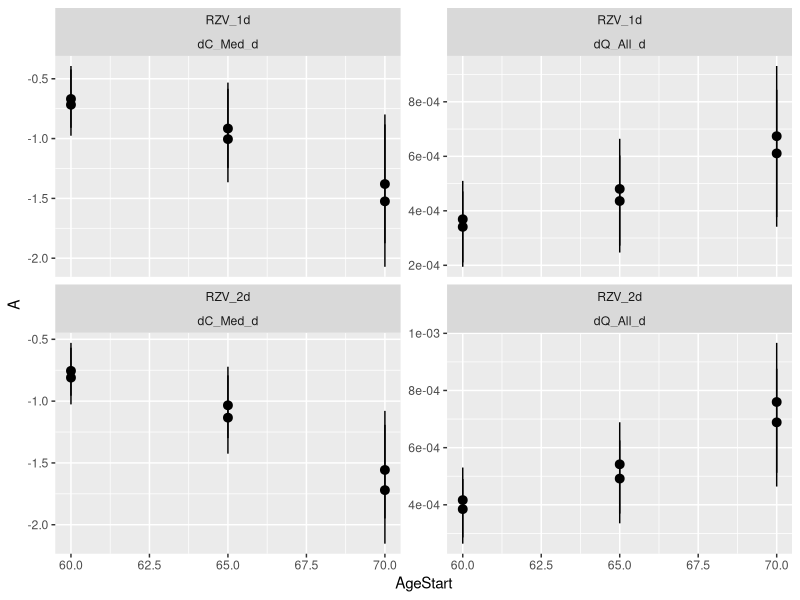
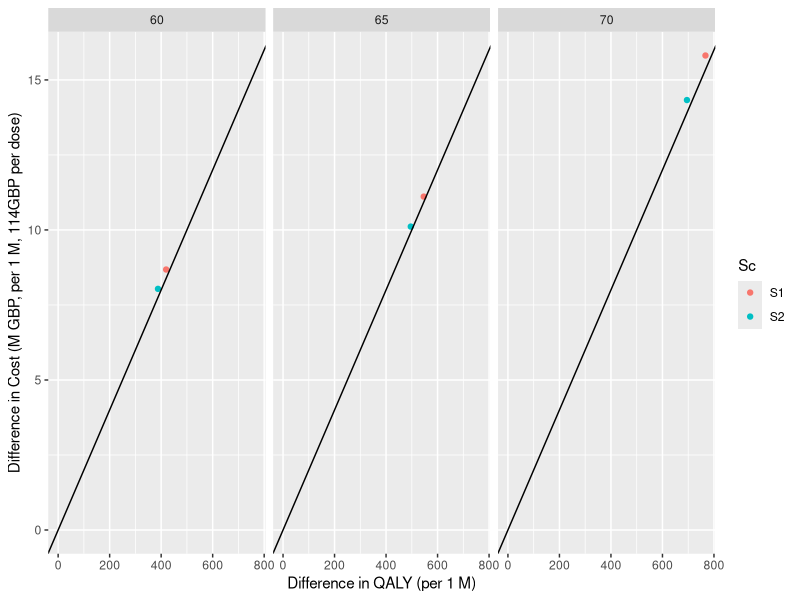

Reproduce these figures in R, in order.
library(tidyverse)


# ps <- 1 - exp(coef(summary(fit))[, 1])
# tibble(var = names(ps), p = ps) %>% 
#   pivot_wider(names_from = var, values_from = p) %>% 
#   pivot_longer(-Q, names_pattern = "Cohort(\\S+)_(Q[1-4])_(65|70)", names_to = c("Year", "QU", "Age0")) %>% 
#   group_by(Year, Age0) %>% 
#   summarise(mean(value))
# Year  Age0  `mean(value)`
# <chr> <chr>         <dbl>
# 23/24 65            0.165
# 23/24 70            0.290
# 24/25 65            0.101
# 24/25 70            0.204

# ZosterVax 2018 - 2022
p0y_zvl <- 0.48
pty_zvl <- 0.136

p0q_65 <- 0.101
p0q_70 <- 0.204
ptq_rzv <- 0.07243710

ptq_zvl <- 0.1000767


mean(1 - (1 - ptq_rzv) ^ (0:3) * (1 - p0q_65))
1 - (1 - ptq_rzv) ^ 3 * (1 - p0q_65)


mean(1 - (1 - ptq_rzv) ^ (0:3) * (1 - p0q_70))
1 - (1 - ptq_rzv) ^ 3 * (1 - p0q_70)


stats_uv <- read_csv(here::here("data", "stats_uv_ce.csv")) %>% 
  select(Age0, Arm, Index, A:U)


simulate_uptake <- function(age0, age1, year0 = 2024, p0, ptq, pty, mode = c("AC", "Cohort")) {
  mode <- match.arg(mode)
  
  sims <- crossing(Age = age0:(age1 - 1), Q = 1:4) %>% 
    mutate(
      YearMea = year0 + (Age - age0) + 1,
      p_uptake = c(p0, rep(ptq, 3), rep(1 - (1 - pty) ^ 0.25, n() - 4)),
      Vac = 1 - cumprod(1 - p_uptake),
      NewVac = diff(c(0, Vac))
    ) %>% 
    summarise(
      Age0 = min(Age),
      Age = min(Age) + 1,
      Vac = Vac[n()],
      NewVac = sum(NewVac),
      .by = "YearMea"
    )
  
  return(sims)
}


sims_60_s1 <- simulate_uptake(age0 = 60, age1 = 80, p0 = p0q_65, ptq = ptq_rzv, pty = pty_zvl) %>% mutate(AgeStart = 60, Sc = "S1")
sims_60_s2 <- simulate_uptake(age0 = 60, age1 = 80, p0 = p0q_65, ptq = ptq_rzv, pty = pty_zvl * ptq_rzv / ptq_zvl) %>% mutate(AgeStart = 60, Sc = "S2")

sims_65_s1 <- simulate_uptake(age0 = 65, age1 = 80, p0 = p0q_65, ptq = ptq_rzv, pty = pty_zvl) %>% mutate(AgeStart = 65, Sc = "S1")
sims_65_s2 <- simulate_uptake(age0 = 65, age1 = 80, p0 = p0q_65, ptq = ptq_rzv, pty = pty_zvl * ptq_rzv / ptq_zvl) %>% mutate(AgeStart = 65, Sc = "S2")

sims_70_s1 <- simulate_uptake(age0 = 70, age1 = 80, p0 = p0q_70, ptq = ptq_rzv, pty = pty_zvl) %>% mutate(AgeStart = 70, Sc = "S1")
sims_70_s2 <- simulate_uptake(age0 = 70, age1 = 80, p0 = p0q_70, ptq = ptq_rzv, pty = pty_zvl * ptq_rzv / ptq_zvl) %>% mutate(AgeStart = 70, Sc = "S2")


ces <- lapply(
  list(sims_60_s1, sims_60_s2, sims_65_s1, sims_65_s2, sims_70_s1, sims_70_s2),
  function(sims) {
    sims %>% 
      left_join(stats_uv, by = "Age0") %>% 
      mutate(dis = exp(-0.035 * (YearMea - 2025))) %>% 
      summarise(
        across(A:U, \(x) mean(x * NewVac * dis)),
        .by = c("AgeStart", "Sc", "Arm", "Index")
      )
  }
) %>% 
  bind_rows()




ces %>% 
  filter(Index %in% c("dC_Med_d", "dQ_All_d")) %>% 
  ggplot() + 
  geom_pointrange(aes(x = AgeStart, y = A, ymin = L, ymax = U)) +
  facet_wrap(Arm~Index, scale = "free_y")



ces %>% 
  filter(Index %in% c("dN_VacRZV", "dC_Med_d", "dQ_All_d")) %>% 
  select(AgeStart, Sc, Arm, M, Index) %>% 
  pivot_wider(names_from = Index, values_from = M) %>% 
  mutate(Thres = (dQ_All_d * 2e4 + dC_Med_d) / dN_VacRZV) %>% 
  filter(Arm == "RZV_2d") %>% 
  ggplot() +
  geom_point(aes(x = dQ_All_d, y =  + dC_Med_d + 114 * dN_VacRZV, colour = Sc)) +
  geom_abline(slope = 2e4) +
  scale_x_continuous("Difference in QALY (per 1 M)", labels = scales::number_format(scale = 1e6)) +
  scale_y_continuous("Difference in Cost (M GBP, per 1 M, 114GBP per dose)", labels = scales::number_format(scale = 1e6 * 1e-6)) +
  facet_grid(.~AgeStart) +
  expand_limits(y = 0, x = 0)
 

stats_uv %>% 
  filter(Index == "Thres") %>% 
  select(Age0, Arm, Index, M) %>% 
  group_by(Arm, Index) %>% 
  summarise(
    AgeM = Age0[which.max(M)],
    M = M[which.max(M)]
  )








